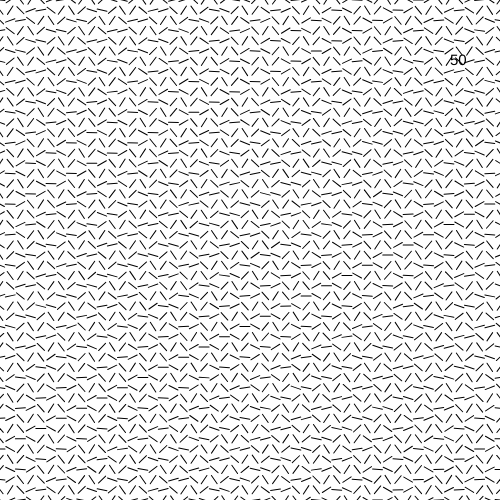
Frame 1 (no input)
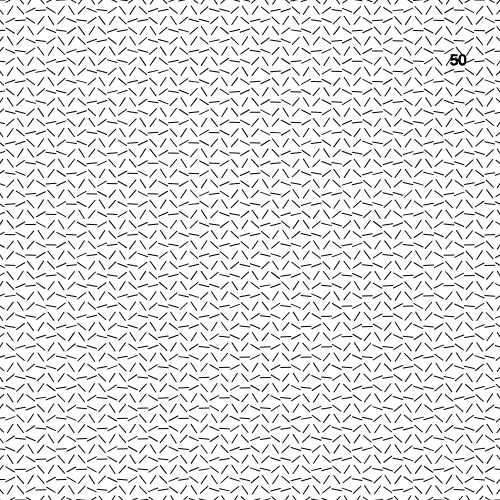
Frame 60 (no input)
Frame 120 (the mouse pressed at the canvas centre since frame 60): identical to frame 60, image omitted

The p5.js sketch that drew these frames (run headless with seeded random() and noise() and a simulated clock; from frame 60 on, the mouse is pressed at the canvas centre):

// p5.js sketch
// ── sketch.js
let xoff1 = 0;
let xoff2 = 1000;
let inc = 0.0;
let start = 0;

function setup() {
  // put setup code here
  createCanvas(500, 500);
  slider = createSlider(0, 1000, 50);
  slider.position(width, 50);
  textSize(15);
}
const numFrames = 60;
let slider;
function draw() {
  background(255);
  text(slider.value(), width - 50, 65);

  // put drawing code here

  noiseSeed(slider.value());
  drawLines();
}

const periodicFunction = (p) => {
  return map(sin(TWO_PI * p), -1, 1, -1, 1);
  // return map(sin(TWO_PI * p), -1, 1, -1, 1);
};

const offset = (x, y) => {
  xoff2 += inc;
  return noise(xoff2) * (x + 2 * y); //0.005 * (x + 2 * y) +
  // return map(noise(x, 2 * y), 0, 1, 0, 10); //* (x + 2 * y) * 0.005;
};

const drawLines = () => {
  const m = 50;
  const t = (1.0 * frameCount) / numFrames;
  stroke(0);

  for (let i = 0; i < m; i++) {
    for (let j = 0; j < m; j++) {
      const x = map(i, 0, m - 1, 0, width);
      const y = map(j, 0, m - 1, 0, height);
      // const size = periodicFunction(t - offset(x, y));
      // strokeWeight(size);
      push();
      translate(x, y);
      const rot = periodicFunction(t - offset(x, y));
      rotate(rot);
      line(-5, 0, 5, 0);
      pop();
    }
  }
};
